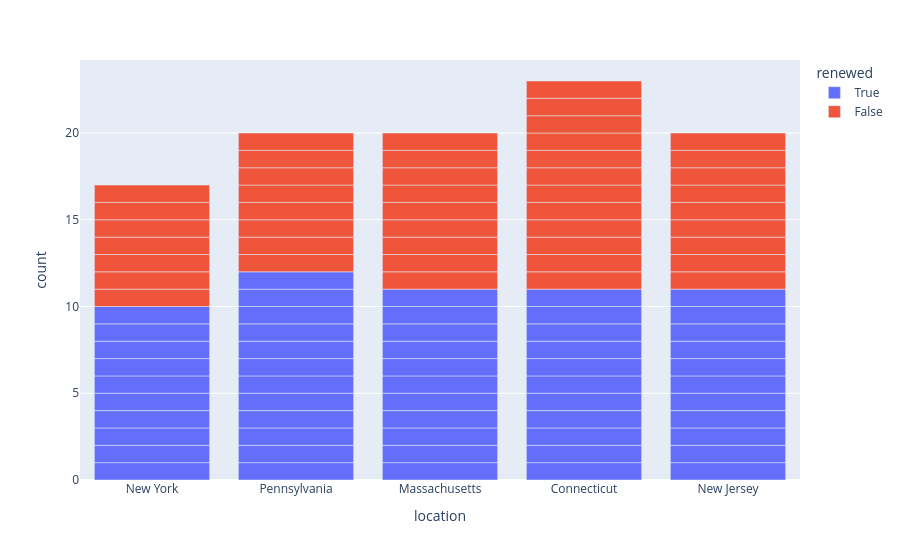

This figure's notebook cell:
### Code cell
fig_loc = px.bar(
    df_client_sub,
    x = "location",
    color = "renewed"
)
fig_loc.show()

### Figure 1 — Plotly figure (JSON) as saved in the notebook; plotly's stock layout.template omitted (floating-point values rounded to 4 significant figures)
{"data": [{"hovertemplate": "renewed=True<br>location=%{x}<br>count=%{y}<extra></extra>", "legendgroup": "True", "marker": {"color": "#636efa", "pattern": {"shape": ""}}, "name": "True", "orientation": "v", "showlegend": true, "textposition": "auto", "type": "bar", "x": ["New York", "Pennsylvania", "Massachusetts", "Connecticut", "Pennsylvania", "New York", "Massachusetts", "Pennsylvania", "Pennsylvania", "Massachusetts", "New York", "New York", "Pennsylvania", "Connecticut", "New Jersey", "Connecticut", "New Jersey", "New Jersey", "Massachusetts", "New Jersey", "Connecticut", "New York", "Massachusetts", "Pennsylvania", "Connecticut", "Massachusetts", "Massachusetts", "Connecticut", "Connecticut", "Pennsylvania", "New Jersey", "New York", "New York", "New Jersey", "Pennsylvania", "Pennsylvania", "Connecticut", "Pennsylvania", "Massachusetts", "Connecticut", "Connecticut", "Connecticut", "New Jersey", "New Jersey", "Pennsylvania", "Massachusetts", "New Jersey", "New York", "Massachusetts", "Pennsylvania", "Massachusetts", "New Jersey", "New York", "New York", "New Jersey"], "xaxis": "x", "y": [1, 1, 1, 1, 1, 1, 1, 1, 1, 1, 1, 1, 1, 1, 1, 1, 1, 1, 1, 1, 1, 1, 1, 1, 1, 1, 1, 1, 1, 1, 1, 1, 1, 1, 1, 1, 1, 1, 1, 1, 1, 1, 1, 1, 1, 1, 1, 1, 1, 1, 1, 1, 1, 1, 1], "yaxis": "y"}, {"hovertemplate": "renewed=False<br>location=%{x}<br>count=%{y}<extra></extra>", "legendgroup": "False", "marker": {"color": "#EF553B", "pattern": {"shape": ""}}, "name": "False", "orientation": "v", "showlegend": true, "textposition": "auto", "type": "bar", "x": ["New Jersey", "New York", "Massachusetts", "Connecticut", "Massachusetts", "Connecticut", "Massachusetts", "New Jersey", "Massachusetts", "Connecticut", "New York", "Pennsylvania", "Pennsylvania", "Massachusetts", "Connecticut", "New Jersey", "New York", "New Jersey", "Connecticut", "New Jersey", "New Jersey", "Pennsylvania", "Massachusetts", "New Jersey", "Massachusetts", "Pennsylvania", "Connecticut", "Pennsylvania", "New Jersey", "Connecticut", "Pennsylvania", "New Jersey", "New York", "New York", "Connecticut", "Massachusetts", "Connecticut", "Massachusetts", "Connecticut", "Connecticut", "Connecticut", "New York", "Pennsylvania", "New York", "Pennsylvania"], "xaxis": "x", "y": [1, 1, 1, 1, 1, 1, 1, 1, 1, 1, 1, 1, 1, 1, 1, 1, 1, 1, 1, 1, 1, 1, 1, 1, 1, 1, 1, 1, 1, 1, 1, 1, 1, 1, 1, 1, 1, 1, 1, 1, 1, 1, 1, 1, 1], "yaxis": "y"}], "layout": {"barmode": "relative", "legend": {"title": {"text": "renewed"}, "tracegroupgap": 0}, "margin": {"t": 60}, "xaxis": {"anchor": "y", "domain": [0, 1], "title": {"text": "location"}}, "yaxis": {"anchor": "x", "domain": [0, 1], "title": {"text": "count"}}}}
